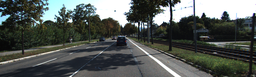
#> input picture ImageTools/Laser_Color_Strip_Injection/ZJU/000007.png, 256 x 77 px, shrunk from 1242 x 375 before the run
$ python Demo_Update.py
#> lines starting #> are read from the running program, lines starting #| are printed output that depends on the picture
import numpy as np
import math
from PIL import Image
import matplotlib.pyplot as plt


def Rotate(theta,R,r,w,v):
    t = (R-r*math.sin(theta))/v
    theta_new = theta + w*t
    theta_new = theta_new%(2*math.pi)
    return theta_new

def newton(f,Df,x0,epsilon,max_iter):
    '''Approximate solution of f(x)=0 by Newton's method.
    Parameters
    ----------
    f : function
        Function for which we are searching for a solution f(x)=0.
    Df : function
        Derivative of f(x).
    x0 : number
        Initial guess for a solution f(x)=0.
    epsilon : number
        Stopping criteria is abs(f(x)) < epsilon.
    max_iter : integer
        Maximum number of iterations of Newton's method.

    Returns
    -------
    xn : number
        Implement Newton's method: compute the linear approximation
        of f(x) at xn and find x intercept by the formula
            x = xn - f(xn)/Df(xn)
        Continue until abs(f(xn)) < epsilon and return xn.
        If Df(xn) == 0, return None. If the number of iterations
        exceeds max_iter, then return None.
    '''
    xn = x0
    for n in range(0,max_iter):
        fxn = f(xn)
        if abs(fxn) < epsilon:
            # print('Found solution after',n,'iterations.')
            return xn
        Dfxn = Df(xn)
        if Dfxn == 0:
            # print('Zero derivative. No solution found.')
            return None
        xn = xn - fxn/Dfxn
    # print('Exceeded maximum iterations. No solution found.')
    return None

def Rotate_Inverse(theta_new,R,r,w,v):
    p = lambda x: x+w*(R-r*math.sin(x))/v-theta_new
    Dp = lambda x: 1-w*r/v*math.cos(x)
    epsilon = 0.01
    max_iter = 1000
    approx = newton(p,Dp,0,epsilon,max_iter)
    return approx

im = Image.open('000007.png')
#> im is the input picture: PIL image 256x77 RGB; mean R, G, B 84.5, 89.8, 86.5
im_data = np.asarray(im)
S1 = im_data.shape[0]
#> S1 = 77
S2 = im_data.shape[1]
#> S2 = 256
S3 = im_data.shape[2]
#> S3 = 3
R = int(math.ceil(math.sqrt(S1*S1+S2*S2)))
#> R = 268
new_fig = np.zeros((R,R,S3),dtype=np.uint8)
new_fig[:,:,:] = 255
# img = Image.fromarray(new_fig,'RGB')
# img.show()
R = float(R)
w = 1.0
v = 1000.0
mid_x = S2/2
#> mid_x = 128
mid_y = S1/2
#> mid_y = 38.5
# [5 lines of commented-out code are left out]
im_data = np.rot90(im_data,k=3)
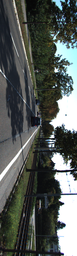
#> im_data: shape (256, 77, 3); mean R, G, B 84.5, 89.8, 86.5
# print(im_data.shape)
# img = Image.fromarray(im_data,'RGB')
# img.show()


for i in range(int(R)):
    for j in range(int(R)):
        r = math.sqrt(pow(i-R/2,2)+pow(j-R/2,2))
        # if r>R/2:
        #     continue
        # N = Rot_Matrix*np.array([i-mid_x,j-mid_y]).T
        new_theta = math.atan2(j-R/2,i-R/2)
        theta = Rotate_Inverse(new_theta,R,r,w,v)
        try:
            new_x = int(round(r*math.cos(theta))+mid_x/2)
            new_y = int(round(r*math.sin(theta))+mid_y/2)
            new_fig[i,j,:] = im_data[new_x,new_y,:]
        except:
            continue
        # print(new_x)
        # print(new_y)
        # input('Enter')
    if i%50==0:
        print('i=',i)
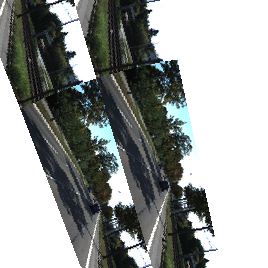
#> new_fig: shape (268, 268, 3); mean R, G, B 152.8, 155.8, 153.8
# print(new_fig[0:100,0:100,1])
new_fig = np.rot90(new_fig, k=1)
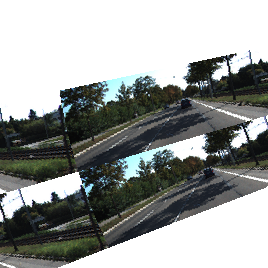
#> new_fig: shape (268, 268, 3); mean R, G, B 152.8, 155.8, 153.8
img = Image.fromarray(new_fig,'RGB')
# img.save('after.png')
img.show()
